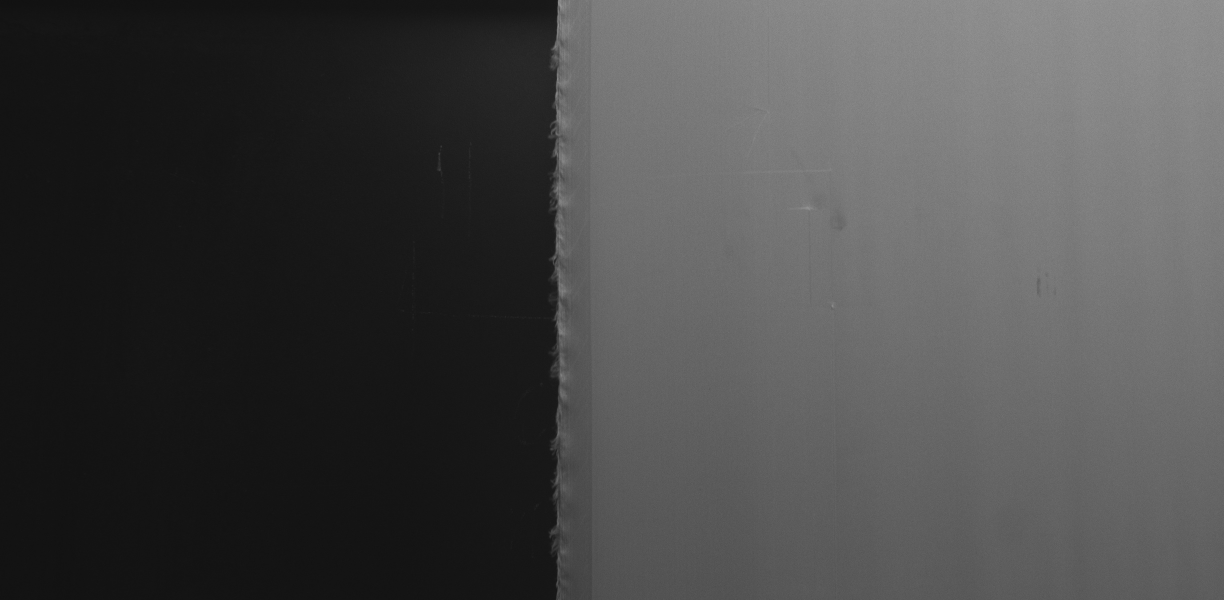
#> input picture 目标检测和残差分类算法/zs_data/004336_1_5YYA1.jpg, 2448 x 1200 px, found by its file name (shown at 1/2 size)
$ python jiance.py   (older library calls are emulated)
#> lines starting #> are read from the running program, lines starting #| are printed output that depends on the picture; after the words box and inside, x2 and y2 are one past the last pixel; in counts of white or black regions, pixels touching at a corner belong together
#> in fenge_result, img is the input picture: shape (1200, 2448); min 16, max 158, mean 71
### 目标检测和残差分类算法/fenge_result.py
import cv2 as cv
import numpy as np
from matplotlib import pyplot as plt
import os

def gzjz(img):
##光照矫正：自适应直方图均衡法
    clahe = cv.createCLAHE(clipLimit = 2.0)
    cll = clahe.apply(img)
    # plt.imshow(cll,cmap='gray')
    # plt.xticks([]),plt.yticks([])
    # plt.show()
    return cll

def zzlb(cll,size=5):
##去噪：中值滤波
#> called with size = 5
    median = cv.medianBlur(cll, size)
    return median

def yzfg(median):
##分割二值化：局部阈值分割
    th1 = cv.adaptiveThreshold(median,255,cv.ADAPTIVE_THRESH_GAUSSIAN_C,cv.THRESH_BINARY_INV,101,8)
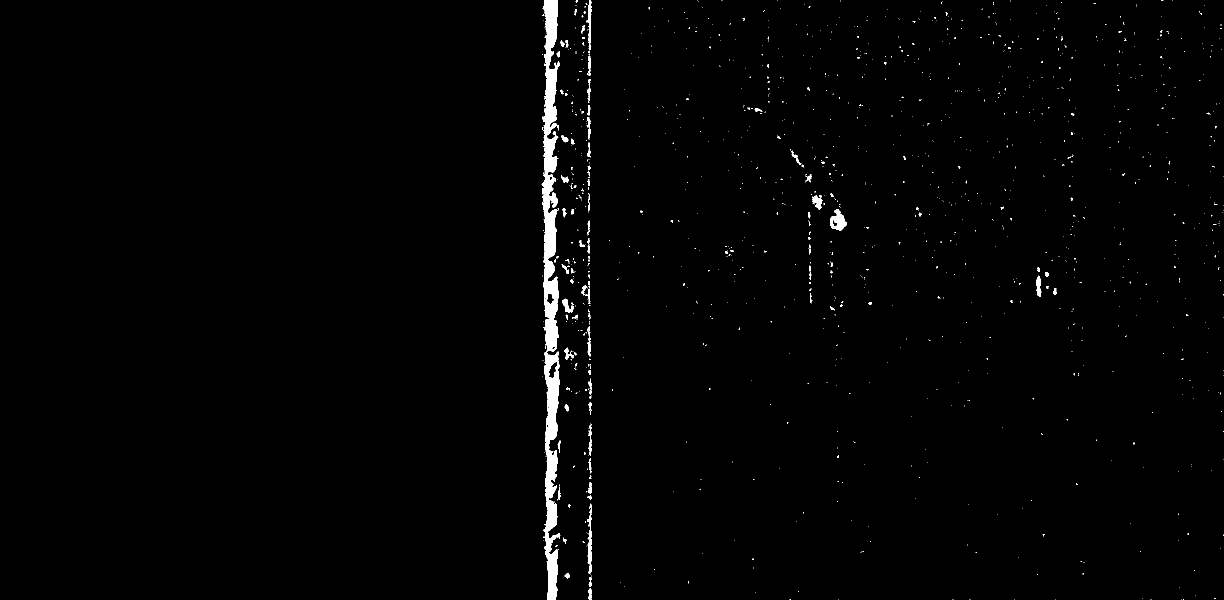
#> th1: shape (1200, 2448) (shown at 1/2 size); 1.2% white; 1316 white regions (1232 under 20 px), largest, box (x1, y1, x2, y2) and area: (1083, 0, 1121, 1200) 23370, (1660, 418, 1693, 462) 810, (1174, 1007, 1184, 1148) 629
    th2 = cv.adaptiveThreshold(median,255,cv.ADAPTIVE_THRESH_GAUSSIAN_C,cv.THRESH_BINARY,101,-6)
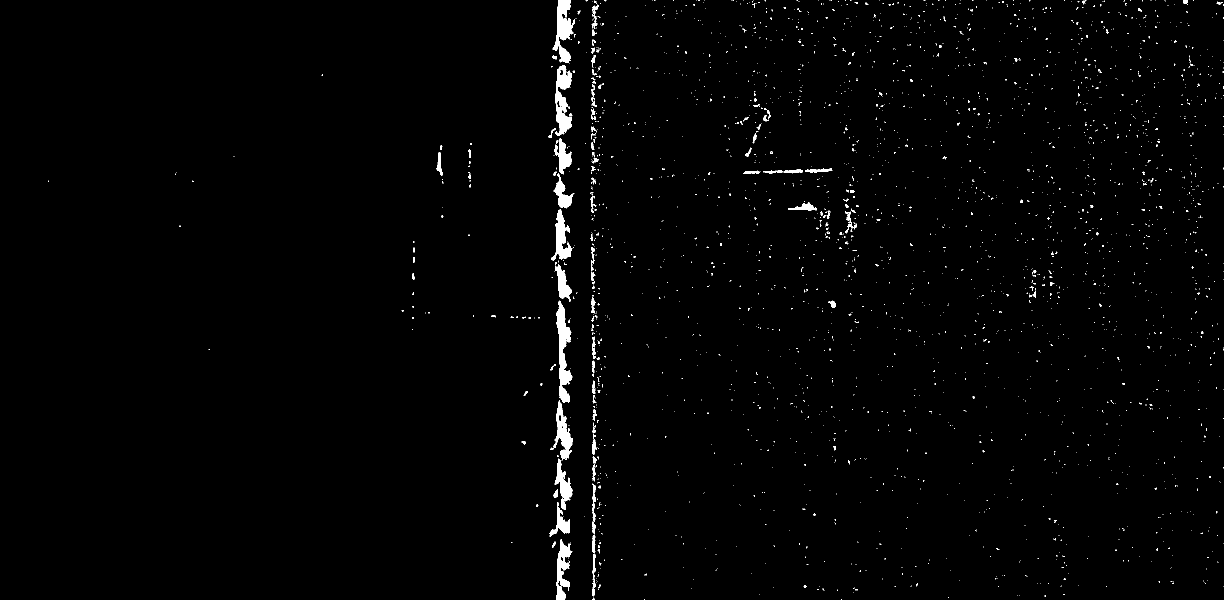
#> th2: shape (1200, 2448) (shown at 1/2 size); 1.2% white; 2907 white regions (2785 under 20 px), largest, box (x1, y1, x2, y2) and area: (1112, 601, 1145, 806) 3092, (1110, 130, 1144, 272) 2647, (1105, 0, 1150, 126) 2646
    if th1 is None and th2 is None:
        th3 = []
    else:th3 = th1|th2
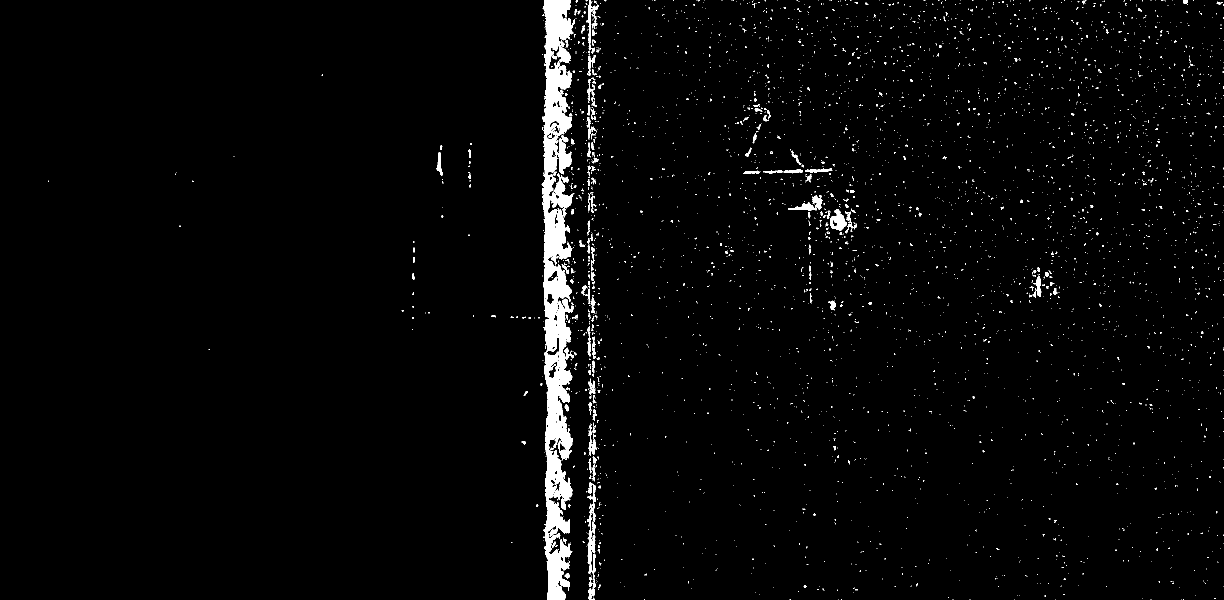
#> th3: shape (1200, 2448) (shown at 1/2 size); 2.4% white; 4194 white regions (4008 under 20 px), largest, box (x1, y1, x2, y2) and area: (1083, 0, 1150, 1200) 43968, (1660, 418, 1693, 462) 810, (1174, 1007, 1184, 1148) 629

    return th3

def tqlk(th3):
##提取轮廓
    kernel2 = np.ones((9,9),np.uint8)
    dilation = cv.dilate(th3,kernel2,iterations=1)
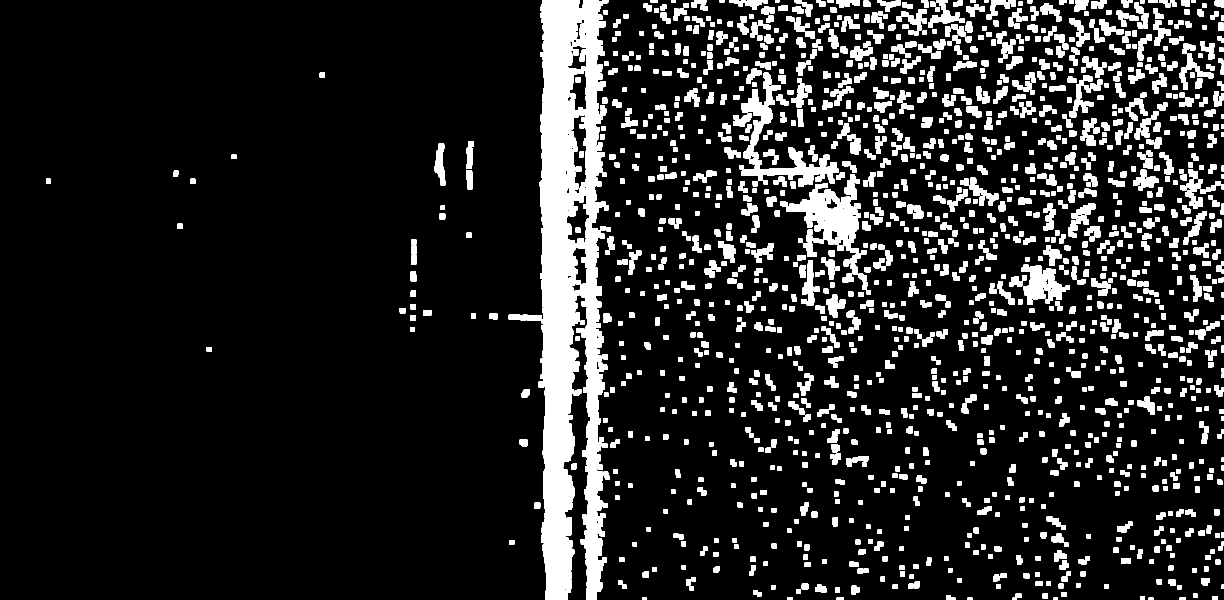
#> dilation: shape (1200, 2448) (shown at 1/2 size); 13.6% white; 1660 white regions, largest, box (x1, y1, x2, y2) and area: (1017, 0, 1217, 1200) 113836, (1560, 378, 1733, 527) 10014, (1479, 294, 1677, 374) 5313
    kernel1 = np.ones((11,11),np.uint8)
    erosion = cv.erode(dilation,kernel1,iterations=1)
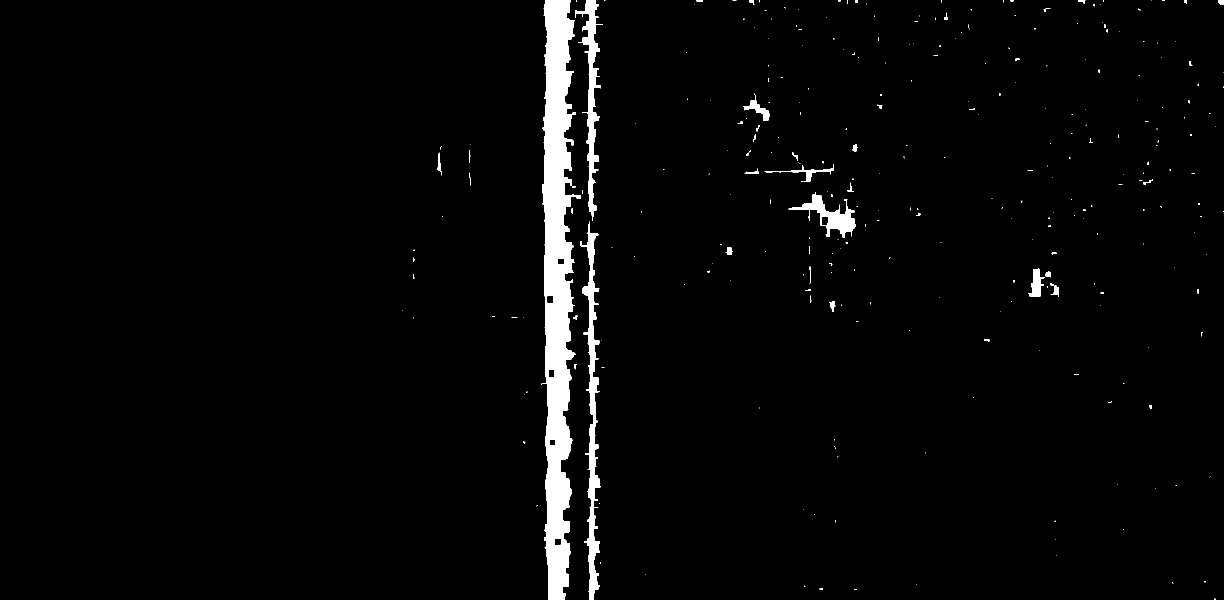
#> erosion: shape (1200, 2448) (shown at 1/2 size); 2.7% white; 297 white regions (250 under 20 px)
    return erosion


def distance(rect1,rect2):
    #求矩形距离
    if(rect1[1]<rect2[1]):
        if(rect1[0]<rect2[0]):
            tx = rect2[0]-(rect1[0]+rect1[2])
            ty = rect2[1]-(rect1[1]+rect1[3])
            if(tx<0 and ty<0):
                juli = 0
            else:juli = np.sqrt(np.square(tx)+np.square(ty))
        else:
            tx = rect2[0]+rect2[2]-rect1[0]
            ty = rect2[1]-(rect1[1]+rect1[3])
            if(tx>0 and ty<0):
                juli = 0
            else:juli = np.sqrt(np.square(tx)+np.square(ty))
    else:
        if(rect1[0]>rect2[0]):
            tx = rect1[0]-(rect2[0]+rect2[2])
            ty = rect1[1]-(rect2[1]+rect2[3])
            if(tx<0 and ty<0):
                juli = 0
            else:juli = np.sqrt(np.square(tx)+np.square(ty))
        else:
            tx = rect1[0]+rect1[2]-rect2[0]
            ty = rect1[1]-(rect2[1]+rect2[3])
            if(tx>0 and ty<0):
                juli = 0
            else:juli = np.sqrt(np.square(tx)+np.square(ty))
    return juli


# [28 lines left out: function draw_and_cut, not called in this run]


def ishebing(box):
    jx = []
    for i in box:
        xs = [j[0] for j in i]
        ys = [j[1] for j in i]
        x1 = min(xs)
        x2 = max(xs)
        y1 = min(ys)
        y2 = max(ys)
        height = y2 - y1
        width = x2 - x1
        jx.append([x1, y1, width, height])
    hebing_list = []
    for i in range(len(box)):
        # print(i)
        for j in range(i + 1, len(box)):
            juli = distance(jx[i], jx[j])
            # print(juli)
            if (juli < 100):#100
                hebing_list.append([i, j])
    sum = len(hebing_list)
    # print(box)
    return sum,hebing_list

def hebing(new_c,hebing_list):
    for i in range(len(hebing_list)):
        for j in range(len(hebing_list)):
            x = list(set(hebing_list[i] + hebing_list[j]))
            y = len(hebing_list[j]) + len(hebing_list[i])
            if i == j or hebing_list[i] == 0 or hebing_list[j] == 0:
                break
            elif len(x) < y:
                hebing_list[i] = x
                hebing_list[j] = [0]
    hebing_list = [i for i in hebing_list if i != [0]]
    # [8 lines of commented-out code are left out]
    for i in range(len(hebing_list)):
        temp = hebing_list[i]
        len_temp = len(temp)
        temp_lb = []
        for j in range(len_temp):
            temp_lb.extend(new_c[temp[j]])
        for k in range(len_temp):
            if k == 0:
                new_c[temp[k]] = np.array(temp_lb)
            else:
                new_c[temp[k]] = []
    #去重
    new_c2 = []
    for i in range(len(new_c)):
        if (new_c[i] != []):
            new_c2.append(new_c[i])
    return new_c2


def qyjc(img,erosion,area=900):
##区域检测
#> called with area = 900
    img2, contours, hierarchy = cv.findContours(erosion,cv.RETR_TREE,cv.CHAIN_APPROX_SIMPLE)
#> contours = 303 contours, 268 with area under 20; largest, box (x1, y1, x2, y2) and area: (1082, 0, 1162, 1200) 53321, (1160, 443, 1201, 1200) 8378, (1150, 0, 1206, 441) 5657, (1577, 384, 1712, 475) 3411, (2056, 536, 2089, 593) 833
    c = sorted(contours,key=cv.contourArea,reverse=True)
#> c has the same summary as contours
    new_c = []
    for i in c:
        if(np.size(i)>50):#50
            new_c.append(i)
#> this loop made 303 passes
#> i on passes 30, 44, 50: [[1393, 0], [1393, 2], [1405, 2], [1405, 0]], [[2395, 578], [2395, 586], [2397, 586], [2397, 578]], [[2021, 0], [2021, 2], [2026, 2], [2026, 0]]
#> after the loop, new_c = 7 contours; box (x1, y1, x2, y2) and area: (1082, 0, 1162, 1200) 53321, (1160, 443, 1201, 1200) 8378, (1150, 0, 1206, 441) 5657, (1577, 384, 1712, 475) 3411, (2056, 536, 2089, 593) 833, (1487, 187, 1540, 242) 638, (1529, 329, 1668, 364) 530
    # print(np.size(new_c))
    rect = []
    box = []
    for i in range(len(new_c)):
        rect.append(cv.minAreaRect(new_c[i]))
        box.append(np.int0(cv.boxPoints(rect[i])))
#> this loop made 7 passes
#> after the loop, box = 7 items; rect = 7 items
    ##迭代合并
    sum,hebing_list = ishebing(box)
#> the loop in ishebing, `for i in box:` made 7 passes
#> (i, xs, ys, x1, x2, y1, y2, height) on passes 1 to 5: ([[1156, 1199], [1079, 1198], [1086, 0], [1163, 0]], [1156, 1079, 1086, 1163], [1199, 1198, 0, 0], 1079, 1163, 0, 1199, 1199), ([[1169, 1199], [1159, 443], [1196, 442], [1206, 1198]], [1169, 1159, 1196, 1206], [1199, 443, 442, 1198], 1159, 1206, 442, 1199, 757), ([[1178, 440], [1148, 1], [1201, -2], [1232, 436]], [1178, 1148, 1201, 1232], [440, 1, -2, 436], 1148, 1232, -2, 440, 442), ([[1703, 485], [1568, 453], [1587, 373], [1722, 405]], [1703, 1568, 1587, 1722], [485, 453, 373, 405], 1568, 1722, 373, 485, 112), ([[2081, 596], [2054, 591], [2066, 534], [2093, 539]], [2081, 2054, 2066, 2093], [596, 591, 534, 539], 2054, 2093, 534, 596, 62)
#> after the loop in ishebing, `for i in box:`: jx = [[1079, 0, 84, 1199], [1159, 442, 47, 757], [1148, -2, 84, 442], [1568, 373, 154, 112], [2054, 534, 39, 62], [1483, 186, 67, 66], [1528, 328, 140, 37]]
#> the loop in ishebing, `for i in range(len(box)):` made 7 passes
#> after the loop in ishebing, `for i in range(len(box)):`: hebing_list = [[0, 1], [0, 2], [1, 2], [5, 6]]
#> in ishebing, `sum = len(hebing_list)`: sum = 4
#> sum = 4; hebing_list = [[0, 1], [0, 2], [1, 2], [5, 6]]
    while(sum>0):
        # print(sum,hebing_list)
        new_c = hebing(new_c,hebing_list)
        rect2 = []
        box2 = []
        # print('a',np.size(new_c))
        for i in range(len(new_c)):
            # print('b',i,np.size(new_c))
            rect2.append(cv.minAreaRect(new_c[i]))
            box2.append(np.int0(cv.boxPoints(rect2[i])))
        sum,hebing_list = ishebing(box2)
#> this loop made 1 pass
#> hebing_list on pass 1: [[0, 1, 2], [5, 6]]
#> after the loop, new_c = 7 items

    ##裁剪瑕疵图像
    # print(np.size(rect2))
    # print(box2)
    rect3 = []
    box3 = []
    for i in range(len(new_c)):
        rect3.append(cv.minAreaRect(new_c[i]))
        box3.append(np.int0(cv.boxPoints(rect3[i])))
    draw_img = cv.drawContours(img.copy(),box3,-1,(0,0,225),3)

    box_result,len_crop = draw_and_cut(img,box3,area)
    return box_result,len_crop
    # [6 lines of commented-out code are left out]


def del_file(path):
    for i in os.listdir(path):
        path_file = os.path.join(path, i)
        if os.path.isfile(path_file):
            os.remove(path_file)
        else:
            del_file(path_file)


def fenge_result(image_path,size=5,area=900):
    del_file('./crop')
    img = cv.imread(image_path,0)
    cll = gzjz(img)
    median = zzlb(cll,size)
    th3 = yzfg(median)
    # plt.imshow(th3, cmap='gray')
    # plt.xticks([]), plt.yticks([])
    # plt.show()
    erosion = tqlk(th3)
    box_result,len_crop = qyjc(img,erosion,area)

    return box_result,len_crop

# [5 lines of commented-out code are left out]

### 目标检测和残差分类算法/jiance.py
from fenge_result import fenge_result
import single_classify_result
from matplotlib import pyplot as plt
import os
import cv2 as cv

def jiance(image_path,size=5,area=900):
    box_result,len_crop = fenge_result(image_path,size,area)
    # print(len_crop,box_result)
    img = cv.imread(image_path, 0)
    for i in range(len_crop):
        x1 = box_result[i][0]
        x2 = box_result[i][1]
        y1 = box_result[i][2]
        y2 = box_result[i][3]
        result = single_classify_result.single_classify('./crop/' + str(i) + '.jpg')
        if result != 'QW' and result !='ZC':
            cv.rectangle(img,(x1,y2),(x2,y1),(255,255,255),4)
            font = cv.FONT_HERSHEY_COMPLEX
            cv.putText(img,result,(x1,int((y1+y2)/2)),font,1,(255,255,255),2)
    plt.imshow(img,cmap='gray')
    plt.xticks([]),plt.yticks([])
    plt.show()
    return 0


def main():
    # jiance('./our_data/test/test_one/停车痕紧2.jpg',5,900)
    jiance('/home/xdjf/end_llhj/zs_data/004336_1_5YYA1.jpg', 5, 900)

if __name__ == '__main__':
#> (the run stopped early here; a loop or call above may not have finished)
